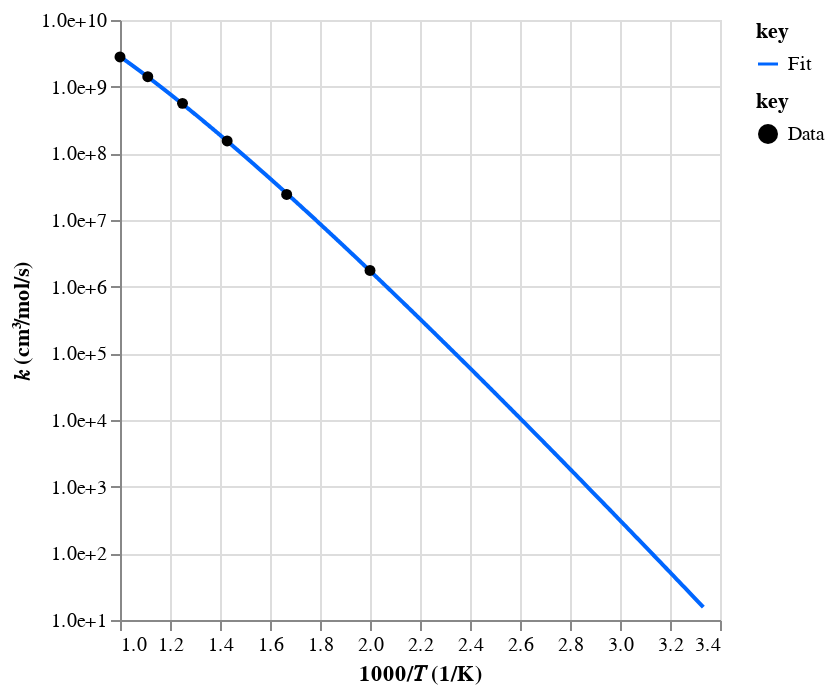
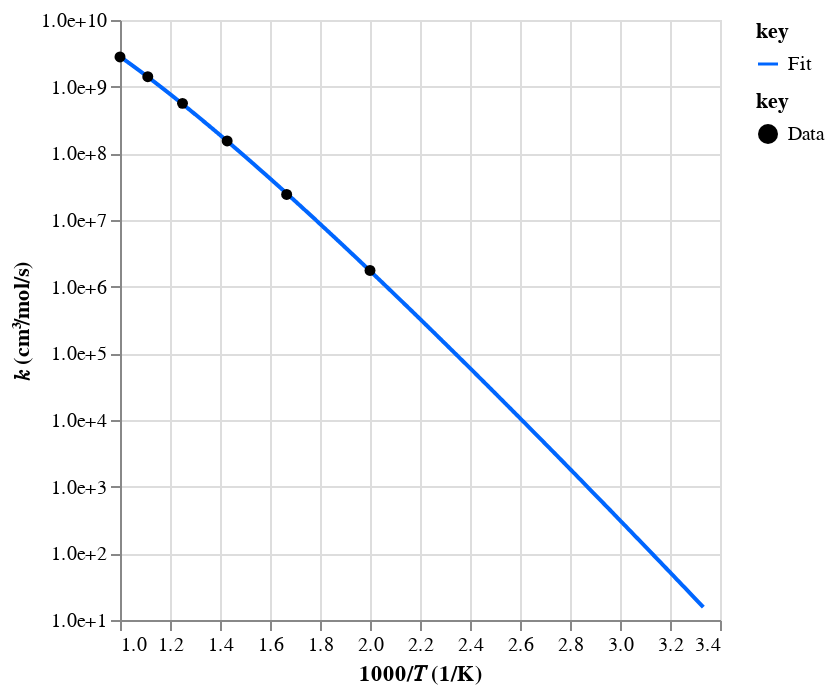
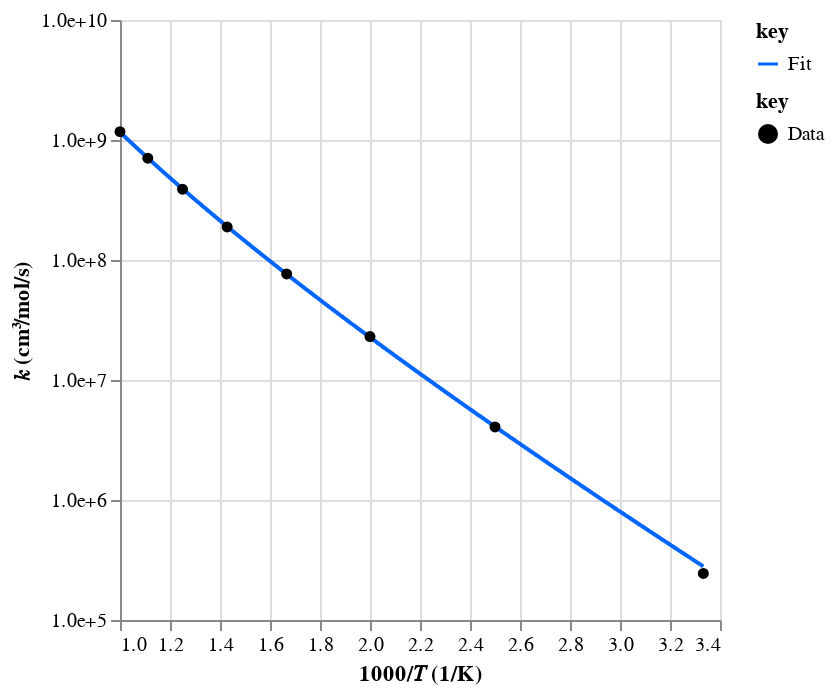

Source (notebook cell) for these figures, in order:
### Code cell
print("Well-skipping rates:")
for rate_key in mess.surf.rate_keys(surf_out, direct=False):
    print(rate_key)
    rate = surf_out.rates[rate_key]
    rate_fit = surf_out.rate_fits[rate_key]
    display(
        ac.rate.data.display([rate, rate_fit], T_range=T_range, label=["Data", "Fit"])
    )
    key1, key2 = rate_key
    rev_rate_key = (key2, key1)
    min_rate_key = min(
        rate_key, rev_rate_key, key=lambda k: np.nanmedian(branch_frac_dct[k])
    )
    branch_frac_arr = branch_frac_dct[min_rate_key]
    branch_frac = np.nanmedian(branch_frac_arr)
    if rate_key == min_rate_key:
        print(f"Median branching fraction: {branch_frac}")
    else:
        print(f"Median branching fraction: {branch_frac} (reverse direction)")

    print(branch_frac_arr)
    print()

### Figure 1 — Vega-Lite specification as saved in the notebook (floating-point values rounded to 4 significant figures; data arrays with more than 128 entries replaced by an {"elided": "..."} marker saying what was removed)
{"config": {"view": {"continuousWidth": 300, "continuousHeight": 300}}, "layer": [{"data": {"name": "data-c8b3c243faee796ebbad3ed587d4cf24"}, "mark": {"type": "line"}, "encoding": {"color": {"field": "key", "scale": {"domain": ["Fit"], "range": ["#0066ff"]}, "type": "nominal"}, "x": {"field": "x", "scale": {"zero": false}, "title": "1000/𝑇 (1/K)", "type": "quantitative"}, "y": {"axis": {"format": ".1e", "values": [10, 100, 1000, 10000, 100000, 1000000, 10000000, 100000000, 1000000000, 10000000000]}, "field": "value", "scale": {"type": "log"}, "title": "𝑘 (cm³/mol/s)", "type": "quantitative"}}, "transform": [{"fold": ["Fit"]}]}, {"data": {"name": "data-028bcf70f39967a2477280da3ae60e41"}, "mark": {"type": "point", "filled": true, "opacity": 1}, "encoding": {"color": {"field": "key", "scale": {"domain": ["Data"], "range": ["#000000"]}, "type": "nominal"}, "x": {"field": "x", "scale": {"zero": false}, "title": "1000/𝑇 (1/K)", "type": "quantitative"}, "y": {"axis": {"format": ".1e", "values": [1, 10, 100, 1000, 10000, 100000, 1000000, 10000000, 100000000, 1000000000, 10000000000]}, "field": "value", "scale": {"type": "log"}, "title": "𝑘 (cm³/mol/s)", "type": "quantitative"}}, "transform": [{"fold": ["Data"]}]}], "resolve": {"scale": {"color": "independent"}}, "$schema": "https://vega.github.io/schema/vega-lite/v5.20.1.json", "datasets": {"data-c8b3c243faee796ebbad3ed587d4cf24": {"elided": "1000 records"}, "data-028bcf70f39967a2477280da3ae60e41": [{"x": 3.333, "Data": null}, {"x": 2.5, "Data": null}, {"x": 2.0, "Data": 1752000.0}, {"x": 1.667, "Data": 24210000.0}, {"x": 1.429, "Data": 153600000.0}, {"x": 1.25, "Data": 561900000.0}, {"x": 1.111, "Data": 1409000000.0}, {"x": 1.0, "Data": 2788000000.0}]}}

### Figure 2 — Vega-Lite specification as saved in the notebook (floating-point values rounded to 4 significant figures; data arrays with more than 128 entries replaced by an {"elided": "..."} marker saying what was removed)
{"config": {"view": {"continuousWidth": 300, "continuousHeight": 300}}, "layer": [{"data": {"name": "data-c8b3c243faee796ebbad3ed587d4cf24"}, "mark": {"type": "line"}, "encoding": {"color": {"field": "key", "scale": {"domain": ["Fit"], "range": ["#0066ff"]}, "type": "nominal"}, "x": {"field": "x", "scale": {"zero": false}, "title": "1000/𝑇 (1/K)", "type": "quantitative"}, "y": {"axis": {"format": ".1e", "values": [10, 100, 1000, 10000, 100000, 1000000, 10000000, 100000000, 1000000000, 10000000000]}, "field": "value", "scale": {"type": "log"}, "title": "𝑘 (cm³/mol/s)", "type": "quantitative"}}, "transform": [{"fold": ["Fit"]}]}, {"data": {"name": "data-028bcf70f39967a2477280da3ae60e41"}, "mark": {"type": "point", "filled": true, "opacity": 1}, "encoding": {"color": {"field": "key", "scale": {"domain": ["Data"], "range": ["#000000"]}, "type": "nominal"}, "x": {"field": "x", "scale": {"zero": false}, "title": "1000/𝑇 (1/K)", "type": "quantitative"}, "y": {"axis": {"format": ".1e", "values": [1, 10, 100, 1000, 10000, 100000, 1000000, 10000000, 100000000, 1000000000, 10000000000]}, "field": "value", "scale": {"type": "log"}, "title": "𝑘 (cm³/mol/s)", "type": "quantitative"}}, "transform": [{"fold": ["Data"]}]}], "resolve": {"scale": {"color": "independent"}}, "$schema": "https://vega.github.io/schema/vega-lite/v5.20.1.json", "datasets": {"data-c8b3c243faee796ebbad3ed587d4cf24": {"elided": "1000 records"}, "data-028bcf70f39967a2477280da3ae60e41": [{"x": 3.333, "Data": null}, {"x": 2.5, "Data": null}, {"x": 2.0, "Data": 1752000.0}, {"x": 1.667, "Data": 24210000.0}, {"x": 1.429, "Data": 153600000.0}, {"x": 1.25, "Data": 561900000.0}, {"x": 1.111, "Data": 1409000000.0}, {"x": 1.0, "Data": 2788000000.0}]}}

### Figure 3 — Vega-Lite specification as saved in the notebook (floating-point values rounded to 4 significant figures; data arrays with more than 128 entries replaced by an {"elided": "..."} marker saying what was removed)
{"config": {"view": {"continuousWidth": 300, "continuousHeight": 300}}, "layer": [{"data": {"name": "data-ac579b248dcf08e1a44122feb7734099"}, "mark": {"type": "line"}, "encoding": {"color": {"field": "key", "scale": {"domain": ["Fit"], "range": ["#0066ff"]}, "type": "nominal"}, "x": {"field": "x", "scale": {"zero": false}, "title": "1000/𝑇 (1/K)", "type": "quantitative"}, "y": {"axis": {"format": ".1e", "values": [100000, 1000000, 10000000, 100000000, 1000000000, 10000000000]}, "field": "value", "scale": {"type": "log"}, "title": "𝑘 (cm³/mol/s)", "type": "quantitative"}}, "transform": [{"fold": ["Fit"]}]}, {"data": {"name": "data-1fecd925ee1eb425cf886b500cdcaa25"}, "mark": {"type": "point", "filled": true, "opacity": 1}, "encoding": {"color": {"field": "key", "scale": {"domain": ["Data"], "range": ["#000000"]}, "type": "nominal"}, "x": {"field": "x", "scale": {"zero": false}, "title": "1000/𝑇 (1/K)", "type": "quantitative"}, "y": {"axis": {"format": ".1e", "values": [100000, 1000000, 10000000, 100000000, 1000000000, 10000000000]}, "field": "value", "scale": {"type": "log"}, "title": "𝑘 (cm³/mol/s)", "type": "quantitative"}}, "transform": [{"fold": ["Data"]}]}], "resolve": {"scale": {"color": "independent"}}, "$schema": "https://vega.github.io/schema/vega-lite/v5.20.1.json", "datasets": {"data-ac579b248dcf08e1a44122feb7734099": {"elided": "1000 records"}, "data-1fecd925ee1eb425cf886b500cdcaa25": [{"x": 3.333, "Data": 244500.0}, {"x": 2.5, "Data": 4059000.0}, {"x": 2.0, "Data": 23000000.0}, {"x": 1.667, "Data": 76480000.0}, {"x": 1.429, "Data": 188500000.0}, {"x": 1.25, "Data": 389000000.0}, {"x": 1.111, "Data": 704600000.0}, {"x": 1.0, "Data": 1174000000.0}]}}
